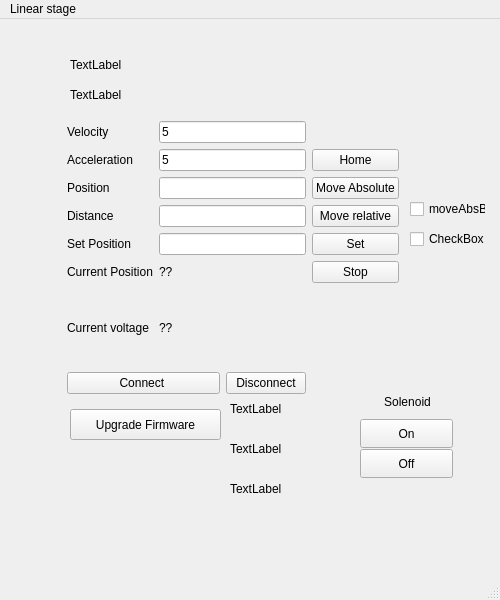
<?xml version="1.0" encoding="UTF-8"?>
<ui version="4.0">
 <class>MainWindow</class>
 <widget class="QMainWindow" name="MainWindow">
  <property name="geometry">
   <rect>
    <x>0</x>
    <y>0</y>
    <width>500</width>
    <height>600</height>
   </rect>
  </property>
  <property name="windowTitle">
   <string>MainWindow</string>
  </property>
  <widget class="QWidget" name="centralwidget">
   <widget class="QWidget" name="layoutWidget">
    <property name="geometry">
     <rect>
      <x>67</x>
      <y>102</y>
      <width>332</width>
      <height>273</height>
     </rect>
    </property>
    <layout class="QGridLayout" name="gridLayout">
     <item row="5" column="1" colspan="2">
      <widget class="QLabel" name="label_CurrentPosition">
       <property name="text">
        <string>??</string>
       </property>
      </widget>
     </item>
     <item row="5" column="3">
      <widget class="QPushButton" name="pushButton_Stop">
       <property name="text">
        <string>Stop</string>
       </property>
      </widget>
     </item>
     <item row="0" column="1" colspan="2">
      <widget class="QLineEdit" name="lineEdit_Velocity">
       <property name="text">
        <string>5</string>
       </property>
      </widget>
     </item>
     <item row="7" column="0" colspan="2">
      <widget class="QPushButton" name="pushButton_Connect">
       <property name="text">
        <string>Connect </string>
       </property>
      </widget>
     </item>
     <item row="2" column="1" colspan="2">
      <widget class="QLineEdit" name="lineEdit_AbsPosition"/>
     </item>
     <item row="7" column="2">
      <widget class="QPushButton" name="pushButton_Disconnect">
       <property name="text">
        <string>Disconnect</string>
       </property>
      </widget>
     </item>
     <item row="3" column="0">
      <widget class="QLabel" name="label">
       <property name="text">
        <string>Distance</string>
       </property>
      </widget>
     </item>
     <item row="3" column="1" colspan="2">
      <widget class="QLineEdit" name="lineEdit_RelDistance"/>
     </item>
     <item row="1" column="0">
      <widget class="QLabel" name="label_4">
       <property name="text">
        <string>Acceleration</string>
       </property>
      </widget>
     </item>
     <item row="4" column="3">
      <widget class="QPushButton" name="setPosBtn">
       <property name="text">
        <string>Set</string>
       </property>
      </widget>
     </item>
     <item row="1" column="3">
      <widget class="QPushButton" name="pushButton_Home">
       <property name="text">
        <string>Home</string>
       </property>
      </widget>
     </item>
     <item row="4" column="1" colspan="2">
      <widget class="QLineEdit" name="lineEdit_setPos"/>
     </item>
     <item row="5" column="0">
      <widget class="QLabel" name="label_5">
       <property name="text">
        <string>Current Position</string>
       </property>
      </widget>
     </item>
     <item row="3" column="3">
      <widget class="QPushButton" name="pushButton_MoveRel">
       <property name="text">
        <string>Move relative</string>
       </property>
      </widget>
     </item>
     <item row="0" column="0">
      <widget class="QLabel" name="label_3">
       <property name="text">
        <string>Velocity</string>
       </property>
      </widget>
     </item>
     <item row="1" column="1" colspan="2">
      <widget class="QLineEdit" name="lineEdit_Acceleration">
       <property name="text">
        <string>5</string>
       </property>
      </widget>
     </item>
     <item row="4" column="0">
      <widget class="QLabel" name="label_7">
       <property name="text">
        <string>Set Position</string>
       </property>
      </widget>
     </item>
     <item row="2" column="0">
      <widget class="QLabel" name="label_2">
       <property name="text">
        <string>Position</string>
       </property>
      </widget>
     </item>
     <item row="2" column="3">
      <widget class="QPushButton" name="pushButton_MoveAbs">
       <property name="text">
        <string>Move Absolute</string>
       </property>
      </widget>
     </item>
     <item row="6" column="0">
      <widget class="QLabel" name="label_11">
       <property name="text">
        <string>Current voltage</string>
       </property>
      </widget>
     </item>
     <item row="6" column="1">
      <widget class="QLabel" name="label_GPIO27Analog">
       <property name="text">
        <string>??</string>
       </property>
      </widget>
     </item>
    </layout>
   </widget>
   <widget class="QLabel" name="label_6">
    <property name="geometry">
     <rect>
      <x>230</x>
      <y>380</y>
      <width>71</width>
      <height>20</height>
     </rect>
    </property>
    <property name="text">
     <string>TextLabel</string>
    </property>
   </widget>
   <widget class="QCheckBox" name="moveRelBox">
    <property name="geometry">
     <rect>
      <x>410</x>
      <y>210</y>
      <width>76</width>
      <height>20</height>
     </rect>
    </property>
    <property name="text">
     <string>CheckBox</string>
    </property>
   </widget>
   <widget class="QCheckBox" name="moveAbsBox">
    <property name="geometry">
     <rect>
      <x>410</x>
      <y>180</y>
      <width>76</width>
      <height>20</height>
     </rect>
    </property>
    <property name="text">
     <string>moveAbsBox</string>
    </property>
   </widget>
   <widget class="QPushButton" name="onBtn">
    <property name="geometry">
     <rect>
      <x>360</x>
      <y>400</y>
      <width>93</width>
      <height>29</height>
     </rect>
    </property>
    <property name="text">
     <string>On</string>
    </property>
   </widget>
   <widget class="QPushButton" name="offBtn">
    <property name="geometry">
     <rect>
      <x>360</x>
      <y>430</y>
      <width>93</width>
      <height>29</height>
     </rect>
    </property>
    <property name="text">
     <string>Off</string>
    </property>
   </widget>
   <widget class="QLabel" name="label_8">
    <property name="geometry">
     <rect>
      <x>230</x>
      <y>420</y>
      <width>71</width>
      <height>20</height>
     </rect>
    </property>
    <property name="text">
     <string>TextLabel</string>
    </property>
   </widget>
   <widget class="QLabel" name="label_9">
    <property name="geometry">
     <rect>
      <x>230</x>
      <y>460</y>
      <width>63</width>
      <height>20</height>
     </rect>
    </property>
    <property name="text">
     <string>TextLabel</string>
    </property>
   </widget>
   <widget class="QLabel" name="label_10">
    <property name="geometry">
     <rect>
      <x>367</x>
      <y>370</y>
      <width>81</width>
      <height>26</height>
     </rect>
    </property>
    <property name="text">
     <string>Solenoid</string>
    </property>
    <property name="alignment">
     <set>Qt::AlignCenter</set>
    </property>
   </widget>
   <widget class="QLabel" name="label_12">
    <property name="geometry">
     <rect>
      <x>70</x>
      <y>30</y>
      <width>111</width>
      <height>31</height>
     </rect>
    </property>
    <property name="text">
     <string>TextLabel</string>
    </property>
   </widget>
   <widget class="QLabel" name="label_13">
    <property name="geometry">
     <rect>
      <x>70</x>
      <y>60</y>
      <width>111</width>
      <height>31</height>
     </rect>
    </property>
    <property name="text">
     <string>TextLabel</string>
    </property>
   </widget>
   <widget class="QPushButton" name="reset">
    <property name="geometry">
     <rect>
      <x>70</x>
      <y>390</y>
      <width>151</width>
      <height>31</height>
     </rect>
    </property>
    <property name="styleSheet">
     <string notr="true"/>
    </property>
    <property name="text">
     <string>Upgrade Firmware</string>
    </property>
   </widget>
  </widget>
  <widget class="QMenuBar" name="menubar">
   <property name="geometry">
    <rect>
     <x>0</x>
     <y>0</y>
     <width>500</width>
     <height>22</height>
    </rect>
   </property>
   <widget class="QMenu" name="menuLinear_stage">
    <property name="title">
     <string>Linear stage</string>
    </property>
   </widget>
   <addaction name="menuLinear_stage"/>
  </widget>
  <widget class="QStatusBar" name="statusbar"/>
 </widget>
 <resources/>
 <connections/>
</ui>
